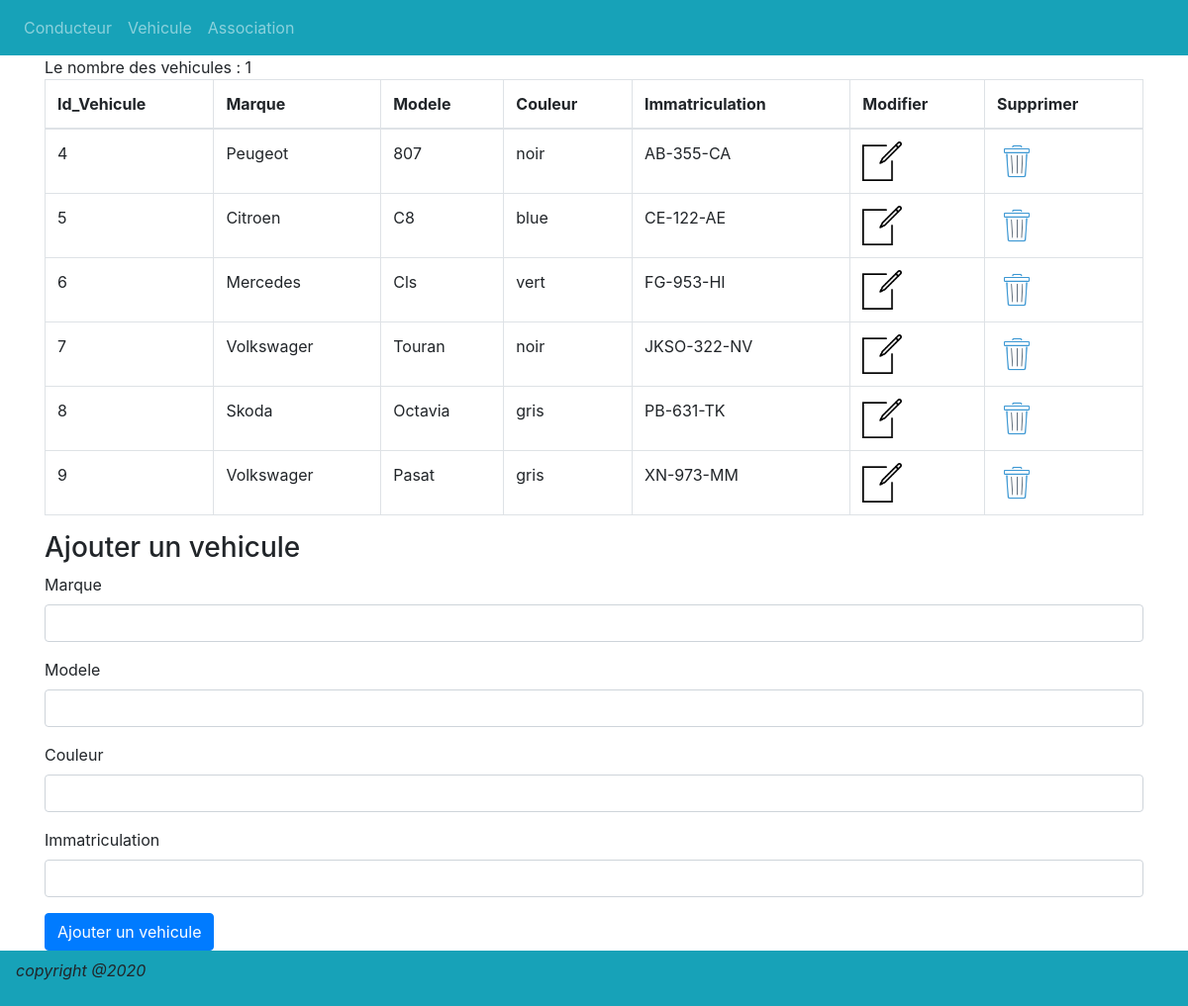
Page /?action=vehicule on the committed database.
### tables this page shows
CREATE TABLE `vehicule` (
  `id_vehicule` int(11) NOT NULL,
  `marque` varchar(45) NOT NULL,
  `modele` varchar(45) NOT NULL,
  `couleur` varchar(45) NOT NULL,
  `immatriculation` varchar(45) NOT NULL
);

### Models/Vehicule.php (called while the page is built, shortened)
<?php
 class Vehicule
 {
 	private $id_vehicule;
 	private $marque;
 	private $modele;
 	private $couleur;
	private $immatriculation;
 	public function getId_vehicule()
 	{
 		return $this->id_vehicule;
 	}
 	public function getMarque()
 	{
 		return $this->marque;
 	}
 	public function getModele()
 	{
 		return $this->modele;
 	}
 	public function getCouleur()
 	{
 		return $this->couleur;
 	}
	 public function getImmatriculation()
 	{
 		return $this->immatriculation;
 	}
 	public function accesBaseDeDonnee()
 	{
 		try{
			$db =new PDO('mysql:host=localhost;dbname=vtc', "root", "");
		}
		catch(PDOException $e){
			print "Erreur!";
			die;
		}
		return $db;
 	}
 	 public function nb()
 	 {
 	$baseDeDonne = $this->accesBaseDeDonnee();
 	$sql = $baseDeDonne->prepare("SELECT COUNT(*) FROM `vehicule`");
 		return $sql->execute();
	 }
 	 public function afficherTousLesVehicules()
 	 {
 	 	$baseDeDonne = $this->accesBaseDeDonnee();
 	 	$sql = $baseDeDonne->prepare("SELECT * FROM vehicule");
 	 	$sql->execute();
 	 	$resultat = $sql->fetchAll(PDO::FETCH_CLASS, 'vehicule');
		return $resultat;
	 }
}

### Views/listeVehicules.php (the view)
<?php
  echo "Le nombre des  vehicules : " . $nbVehicule;
?>
   <table class="table table-bordered">
	 <thead>
	   <tr>
		 <th scope="col">Id_Vehicule</th>
		 <th scope="col">Marque</th>
		 <th scope="col">Modele</th>
		 <th scope="col">Couleur</th>
		 <th scope="col">Immatriculation</th>
		 <th scope="col">Modifier</th>
		 <th scope="col">Supprimer</th>
	   </tr>
	 </thead>
	 <tbody>
	   <?php
		   foreach ($afficher as $vehicule) {
			   echo "<tr>";
			   echo "<td>" .$vehicule->getId_vehicule(). "</td>";
			   echo "<td>" .$vehicule->getMarque(). "</td>";
			   echo "<td>" .$vehicule->getModele(). "</td>";
			   echo "<td>" .$vehicule->getCouleur(). "</td>";
			   echo "<td>" .$vehicule->getImmatriculation(). "</td>";
			   echo "<td> <a href='?action=editV&vehiculeId=".$vehicule->getId_vehicule()."'> <img src='./Ressources/images/update.png' width='40'> </a> </td>";
			   echo "<td> <a class='deleteVehicule' href='#deleteV".$vehicule->getId_vehicule()."'><img width='40' src='./Ressources/images/delete.png'></a> </td>";
			   echo "</tr>";
		   }
	   ?>
	 </tbody>
   </table>

### rows in the picture
vehicule: id_vehicule "4", marque "Peugeot", modele "807", couleur "noir", immatriculation "AB-355-CA"
vehicule: id_vehicule "5", marque "Citroen", modele "C8", couleur "blue", immatriculation "CE-122-AE"
vehicule: id_vehicule "6", marque "Mercedes", modele "Cls", couleur "vert", immatriculation "FG-953-HI"
vehicule: id_vehicule "7", marque "Volkswager", modele "Touran", couleur "noir", immatriculation "JKSO-322-NV"
vehicule: id_vehicule "8", marque "Skoda", modele "Octavia", couleur "gris", immatriculation "PB-631-TK"
vehicule: id_vehicule "9", marque "Volkswager", modele "Pasat", couleur "gris", immatriculation "XN-973-MM"

### other values in the picture
$nbVehicule "1"
